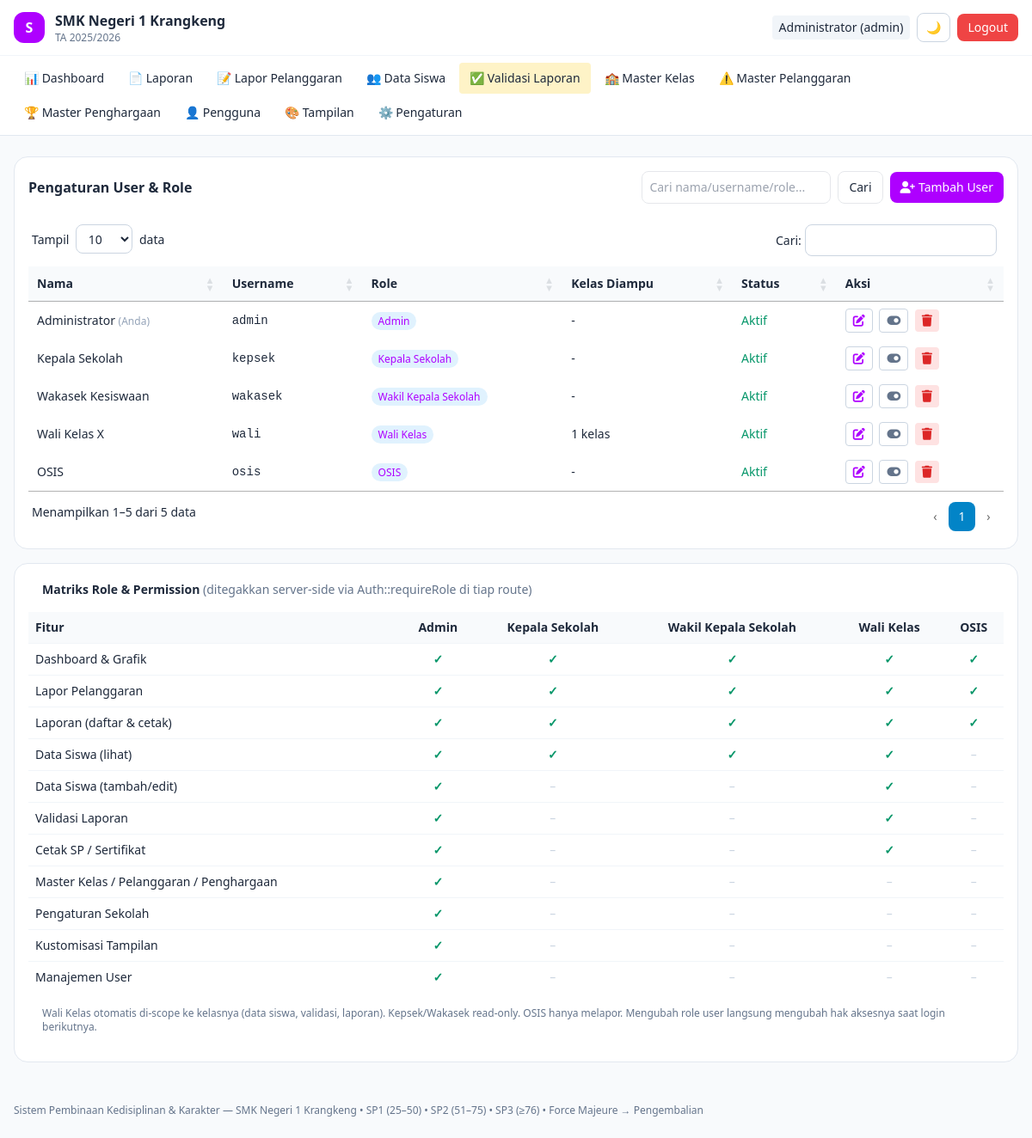
The app's page /users (signed in) with its own data.
### tables this page shows
CREATE TABLE `pengaturan_sekolah` (
  `id` int NOT NULL AUTO_INCREMENT,
  `nama_sekolah` varchar(150) NOT NULL DEFAULT 'SMK Negeri 1 Krangkeng',
  `alamat` text,
  `telepon` varchar(30) DEFAULT NULL,
  `email` varchar(100) DEFAULT NULL,
  `tahun_ajaran_aktif` varchar(20) NOT NULL DEFAULT '2025/2026',
  `semester_aktif` enum('Ganjil','Genap') NOT NULL DEFAULT 'Ganjil',
  `logo_path` varchar(255) DEFAULT NULL COMMENT 'path relatif ex: uploads/logo/logo-171xxx.png',
  `kepala_sekolah_nama` varchar(100) DEFAULT NULL,
  `kepala_sekolah_nip` varchar(30) DEFAULT NULL,
  `created_at` timestamp NULL DEFAULT CURRENT_TIMESTAMP,
  `updated_at` timestamp NULL DEFAULT CURRENT_TIMESTAMP ON UPDATE CURRENT_TIMESTAMP,
  PRIMARY KEY (`id`)
);

CREATE TABLE `users` (
  `id` int NOT NULL AUTO_INCREMENT,
  `nama` varchar(100) NOT NULL,
  `username` varchar(50) NOT NULL,
  `password_hash` varchar(255) NOT NULL,
  `role` enum('admin','kepsek','wakasek','wali_kelas','osis') NOT NULL,
  `is_active` tinyint(1) NOT NULL DEFAULT '1',
  `created_at` timestamp NULL DEFAULT CURRENT_TIMESTAMP,
  PRIMARY KEY (`id`),
  UNIQUE KEY `username` (`username`)
);

### app/Views/users/index.php (the view, shortened to what the rows shown need)
<div class="rounded-2xl bg-white dark:bg-slate-900 border border-slate-200 dark:border-slate-800 overflow-hidden">
  <div class="p-4 flex flex-wrap gap-2 items-center">
    <h1 class="font-semibold">Pengaturan User & Role</h1>
  </div>
  <div class="table-scroll">
  <table class="w-full text-sm">
    <thead class="bg-slate-50 dark:bg-slate-800/60 text-left"><tr><th class="p-2">Nama</th><th class="p-2">Username</th><th class="p-2">Role</th><th class="p-2">Kelas Diampu</th><th class="p-2">Status</th><th class="p-2">Aksi</th></tr></thead>
    <tbody>
    <?php foreach ($rows as $u): ?>
      <tr class="border-t border-slate-100 dark:border-slate-800">
        <td class="p-2 font-medium"><?= htmlspecialchars($u['nama']) ?><?= ((int)$user['id'] === (int)$u['id']) ? ' <span class="text-xs text-slate-400">(Anda)</span>' : '' ?></td>
        <td class="p-2 font-mono"><?= htmlspecialchars($u['username']) ?></td>
        <td class="p-2"><span class="text-xs px-2 py-0.5 rounded-full bg-sky-100 text-sky-700 dark:bg-sky-900 dark:text-sky-200"><?= htmlspecialchars(\App\Helpers\Permissions::label($u['role'])) ?></span></td>
        <td class="p-2"><?= $u['role'] === 'wali_kelas' ? (int)$u['jml_kelas'] . ' kelas' : '-' ?></td>
        <td class="p-2"><?= $u['is_active'] ? '<span class="text-emerald-600">Aktif</span>' : '<span class="text-red-500">Nonaktif</span>' ?></td>
        <td class="p-2 whitespace-nowrap">
          <a href="/users-form?id=<?= (int)$u['id'] ?>" title="Edit user" data-tip="Edit" class="tip px-2 py-1.5 rounded border border-slate-300 dark:border-slate-700 text-sky-600"><i class="fa-solid fa-pen-to-square"></i></a>
          <a href="/users-toggle?id=<?= (int)$u['id'] ?>" title="<?= $u['is_active'] ? 'Nonaktifkan user' : 'Aktifkan user' ?>" data-tip="<?= $u['is_active'] ? 'Nonaktifkan' : 'Aktifkan' ?>" class="tip px-2 py-1.5 rounded border border-slate-300 dark:border-slate-700 text-slate-500 ml-1"><i class="fa-solid <?= $u['is_active'] ? 'fa-toggle-on' : 'fa-toggle-off' ?>"></i></a>
          <a href="/users-hapus?id=<?= (int)$u['id'] ?>" onclick="return confirm('Hapus user <?= htmlspecialchars($u['username']) ?>?')" title="Hapus user" data-tip="Hapus" class="tip px-2 py-1.5 rounded bg-red-100 text-red-600 dark:bg-red-950 ml-1"><i class="fa-solid fa-trash"></i></a>
        </td>
      </tr>
    <?php endforeach; ?>
    </tbody>
  </table>
  </div>
</div>
<div class="mt-4 rounded-2xl bg-white dark:bg-slate-900 border border-slate-200 dark:border-slate-800 overflow-x-auto table-scroll">
  <table class="w-full text-sm min-w-[700px] no-dt">
    <thead class="bg-slate-50 dark:bg-slate-800/60 text-left"><tr><th class="p-2">Fitur</th><?php foreach ($roles as $r): ?><th class="p-2 text-center"><?= htmlspecialchars(\App\Helpers\Permissions::label($r)) ?></th><?php endforeach; ?></tr></thead>
  </table>
</div>

### app/Views/layouts/header.php (shortened to what the rows shown need)
<!DOCTYPE html>
<html lang="id" class="">
<head>
<script src="https://cdn.tailwindcss.com"></script>
<link href="https://cdn.jsdelivr.net/npm/select2@4.1.0-rc.0/dist/css/select2.min.css" rel="stylesheet" />
<link href="https://cdnjs.cloudflare.com/ajax/libs/font-awesome/6.5.2/css/all.min.css" rel="stylesheet" />
<link href="https://cdn.datatables.net/1.13.8/css/jquery.dataTables.min.css" rel="stylesheet" />
<link href="/assets/css/custom.css?v=3" rel="stylesheet" />
</head>
<body class="bg-slate-50 dark:bg-slate-950 text-slate-800 dark:text-slate-100 min-h-screen text-[15px] sm:text-base">
<nav class="sticky top-0 z-20 backdrop-blur bg-white/90 dark:bg-slate-900/90 border-b border-slate-200 dark:border-slate-800">
  <div class="max-w-7xl mx-auto px-3 sm:px-4 py-2.5 sm:py-3 flex items-center gap-2 sm:gap-3">
    <div class="font-semibold text-sm sm:text-base leading-tight min-w-0">
      <span class="block truncate"><?= htmlspecialchars($setting['nama_sekolah'] ?? 'SMK Negeri 1 Krangkeng') ?></span>
      <span class="block text-[11px] sm:text-xs font-normal text-slate-500">TA <?= htmlspecialchars($setting['tahun_ajaran_aktif'] ?? '') ?></span>
    </div>
    <div class="ml-auto flex items-center gap-1.5 sm:gap-2 text-sm shrink-0">
      <span class="hidden md:inline-block px-2 py-1 rounded bg-slate-100 dark:bg-slate-800 max-w-[220px] truncate"><?= htmlspecialchars($user['nama'] ?? '') ?> (<?= htmlspecialchars($user['role'] ?? '') ?>)</span>
      <button onclick="document.documentElement.classList.toggle('dark');localStorage.theme=document.documentElement.classList.contains('dark')?'dark':'light'" aria-label="Toggle dark mode" class="px-2.5 py-1.5 rounded-lg border border-slate-300 dark:border-slate-700">🌙</button>
      <a href="/logout" class="hidden sm:inline-block px-3 py-1.5 rounded-lg bg-red-500 text-white">Logout</a>
    </div>
  </div>
  <div id="navMenu" class="hidden md:block border-t border-slate-100 dark:border-slate-800/60">
  </div>
</nav>
<main class="max-w-7xl mx-auto px-3 sm:px-4 py-4 sm:py-6">

### app/Views/layouts/footer.php (shortened to what the rows shown need)
</main>
<footer class="max-w-7xl mx-auto px-4 py-6 text-xs text-slate-500 dark:text-slate-400">
  Sistem Pembinaan Kedisiplinan & Karakter — <?= htmlspecialchars($setting['nama_sekolah'] ?? '') ?> • SP1 (25–50) • SP2 (51–75) • SP3 (≥76) • Force Majeure → Pengembalian
</footer>
</body>
</html>

### records on screen
pengaturan_sekolah: nama_sekolah "SMK Negeri 1 Krangkeng", tahun_ajaran_aktif "2025/2026"
users: nama "Administrator", role "admin", shows "(Anda)", username "admin", role "Admin", is_active "Aktif"
users: nama "Kepala Sekolah", username "kepsek", role "Kepala Sekolah", is_active "Aktif"
users: nama "Wakasek Kesiswaan", username "wakasek", role "Wakil Kepala Sekolah", is_active "Aktif"
users: nama "Wali Kelas X", username "wali", role "Wali Kelas", jml_kelas "1", is_active "Aktif"
users: nama "OSIS", username "osis", role "OSIS", is_active "Aktif"

### other values on screen
$fitur "Dashboard & Grafik"
$fitur "Lapor Pelanggaran"
$fitur "Laporan (daftar & cetak)"
$fitur "Data Siswa (lihat)"
$fitur "Data Siswa (tambah/edit)"
$fitur "Validasi Laporan"
$fitur "Cetak SP / Sertifikat"
$fitur "Master Kelas / Pelanggaran / Penghargaan"
$fitur "Pengaturan Sekolah"
$fitur "Kustomisasi Tampilan"
$fitur "Manajemen User"
